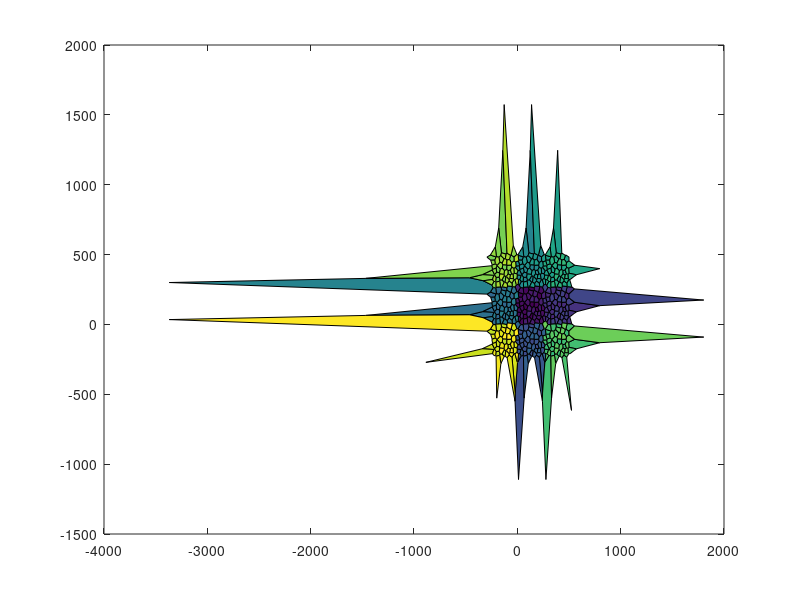
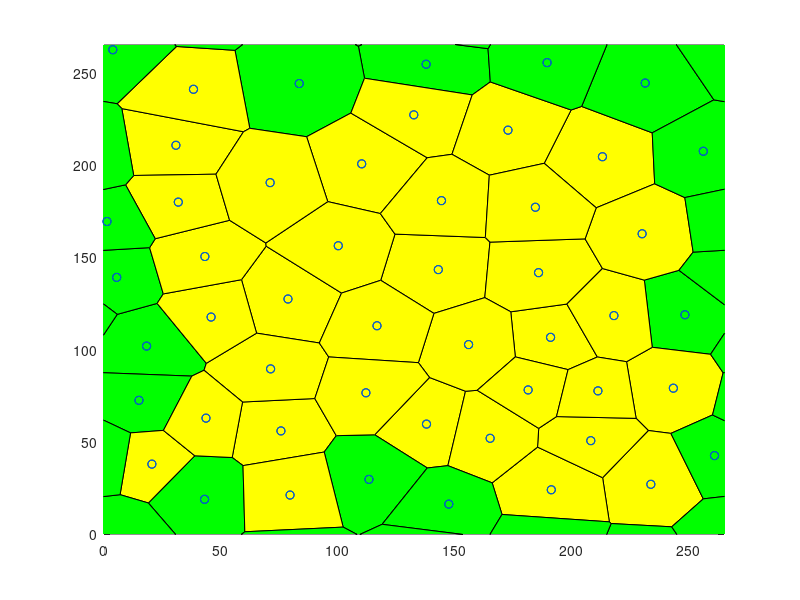

MATLAB code for these plots, in order: (Note: this script raises an error after producing the figures.)
r = 620; % Updated seed to match target
NbPoints = 50; 
limit = 3; 
cpt = 'quadratic';
prefix = 'RFB';
potential = 'ani';

%% Store data in the right folder
close all;
scriptDir = fileparts(mfilename('fullpath'));
projectRoot = fileparts(scriptDir);
outputDir = fullfile(projectRoot, 'input_files');

if ~exist(outputDir, 'dir')
    mkdir(outputDir);
end

%% Parameters
rng(r);
TOTALTIME = 1000.000000;
SEED = 89542;
TIMEINTERVAL = 0.1;
error_tolerance_absolute_mechanical = 0.010000;
TISSUE_EXT_STRESS_X = 0.000000;     %should both be 0 to relax tissue, change before dynamic
TISSUE_EXT_STRESS_Y = 0.000000; 
equilibriumtolerance = 1.000000e-2;
NUCLEATIONBASECRITERIA = false;
Ratio = 10/3;
EpsilonMax = 0.091;
ExternalStressRatio = 0.85;

T1ON = 1; 
APOPTOSISON = 1;
MITOSISON = 0;
WRITEMITOSIS = 1; 
VERBOSEON = 1; 
EQUILIBRIUMMITOSIS = 1; 

%Mysterious Parameters
CELLPRESSURETYPE = cpt;
TCJSTRENGTH = 100;
THETAAN = 3.14 / 2.0 ;    
ANSTRENGTH = 25; 

% --- Standard Constants ---
GAMMA = 10.0;
t0 = 1;
l0 = 25;
% Manually setting K to match your specific target output
LX = 1.5*l0*sqrt(NbPoints);
LY = 1.5*l0*sqrt(NbPoints);
A0 = LX*LY/NbPoints;
K = Ratio * GAMMA/l0;
ALPHAM = GAMMA*t0/l0;               %the paper had 5.5
TISSUE_ALPHA = 10*ALPHAM;
INITIALSTEPSIZE = t0/10000;
MINAREA = A0/100;
MINLENGTH = l0/40;
NEWEDGELENGTH = l0/20;
CURRENTTIME = 0.000000;
KAPPA=(1/100)*0.227*5.502/ALPHAM;
GAMMA0=GAMMA;
Y=1.25*GAMMA/EpsilonMax;
NUCLEATIONTHRESHOLD = 0.95*EpsilonMax*Y;

%% Simulation Detail Parameters
% Calculate Mesh based on A0 and NbPoints to get LX = 167.705098
Mesh = LX;

nomfichier_filename= [prefix '_NbPts_' num2str(NbPoints,'%04d') '_rng_' num2str(r,'%04d') '_pot_' potential '_lim_' num2str(limit, '%2d') '20.txt'];
nomfichier = fullfile(outputDir, nomfichier_filename);

%% Generate Voronoi
fprintf('Writing file: %s\n', nomfichier);
f1=figure();
f2=figure();
Points1=Mesh*rand(NbPoints,2); 

it = 0;
while it < limit
    Pointsa=Points1+Mesh*[ones(NbPoints,1) zeros(NbPoints,1)];
    Pointsb=Points1-Mesh*[zeros(NbPoints,1) ones(NbPoints,1)];
    Pointsc=Points1-Mesh*[ones(NbPoints,1) zeros(NbPoints,1)];
    Pointsd=Points1+Mesh*[zeros(NbPoints,1) ones(NbPoints,1)];
    Pointse=Points1+Mesh*[ones(NbPoints,1) ones(NbPoints,1)];
    Pointsf=Points1+Mesh*[ones(NbPoints,1) -ones(NbPoints,1)];
    Pointsg=Points1+Mesh*[-ones(NbPoints,1) ones(NbPoints,1)];
    Pointsh=Points1+Mesh*[-ones(NbPoints,1) -ones(NbPoints,1)];
    Pointst=[Points1; Pointsa; Pointsb; Pointsc; Pointsd; Pointse; Pointsf; Pointsg; Pointsh];
    
    [v,c]=voronoin(Pointst);
    
    centroids = zeros(NbPoints,2);
    centroidcount = 0;
   
    for i = 1:length(c)
        signedarea = 0;
        centroidx = 0;
        centroidy = 0;
        if (all(c{i}~=1))
            for s = 1:length(c{i})
                if s == length(c{i}) 
                    signedarea = signedarea + v(c{i}(s),1)*v(c{i}(1),2) - v(c{i}(1),1)*v(c{i}(s),2);
                else
                    signedarea = signedarea + v(c{i}(s),1)*v(c{i}(s+1),2) - v(c{i}(s+1),1)*v(c{i}(s),2);
                end
            end
            signedarea = .5*signedarea;
            for j = 1:length(c{i})
                if j == length(c{i})
                    centroidx = centroidx + (v(c{i}(j),1)+v(c{i}(1),1))*(v(c{i}(j),1)*v(c{i}(1),2) - v(c{i}(1),1)*v(c{i}(j),2));
                    centroidy = centroidy + (v(c{i}(j),2)+v(c{i}(1),2))*(v(c{i}(j),1)*v(c{i}(1),2) - v(c{i}(1),1)*v(c{i}(j),2));
                    
                else
                    centroidx = centroidx + (v(c{i}(j),1)+v(c{i}(j+1),1))*(v(c{i}(j),1)*v(c{i}(j+1),2) - v(c{i}(j+1),1)*v(c{i}(j),2));
                    centroidy = centroidy + (v(c{i}(j),2)+v(c{i}(j+1),2))*(v(c{i}(j),1)*v(c{i}(j+1),2) - v(c{i}(j+1),1)*v(c{i}(j),2));
                end
            end
            centroidx = (1/(6*signedarea))*centroidx;
            centroidy = (1/(6*signedarea))*centroidy;
            if centroidx > 0 && centroidx < Mesh && centroidy > 0 && centroidy < Mesh
                centroidcount = centroidcount + 1;
                centroids(centroidcount,:) = [centroidx centroidy];
            end
        end
    end
    it = it + 1;
    Points1 = centroids;
end

%% Representation of the result
 set(0,'CurrentFigure',f1);
 plot(Points1(:,1),Points1(:,2),'r+');
 set(0,'CurrentFigure',f2);
 plot(Points1(:,1),Points1(:,2),'r+');
 hold on
 for i = 1:length(c)
     if (all(c{i}~=1))
         set(0,'CurrentFigure',f1)
         patch(v(c{i},1),v(c{i},2),i)
     end
     IN=(all(v(c{i},1)>0)&all(v(c{i},1)<Mesh)&all(v(c{i},2)>0)&all(v(c{i},2)<Mesh));
     IN2=(any(v(c{i},1)>0)&any(v(c{i},1)<Mesh)&any(v(c{i},2)>0)&any(v(c{i},2)<Mesh))&(~IN);
     if (all(c{i}~=1)&&IN)
         set(0,'CurrentFigure',f2)
         patch(v(c{i},1),v(c{i},2),'y'); 
     end
     if (all(c{i}~=1)&&(IN2))
         set(0,'CurrentFigure',f2)
         patch(v(c{i},1),v(c{i},2),'g');
     end
 end
 set(0,'CurrentFigure',f2)
 xlim([0 Mesh]);
 ylim([0 Mesh]);
 plot(Points1(:,1),Points1(:,2),'bo');
 scatter(centroids(:,1),centroids(:,2),'r+')

for i = 1:length(c)
    INGLOBAL=any((v(c{i},1)>0)&v(c{i},1)<Mesh&v(c{i},2)>0&v(c{i},2)<Mesh);
    if INGLOBAL
        ListVertex=c{i};
        area=0;
        for k=1:length(c{i})
            kplus=mod(k,length(c{i}))+1;
            area=area+v(c{i}(k),1)*v(c{i}(kplus),2)-v(c{i}(kplus),1)*v(c{i}(k),2);
        end
        if(area<0)    c{i}=fliplr(c{i}); end
    end
end

%% Export to a file (EXACT MATCH TO TARGET VALUES)
fid=fopen(nomfichier,'wt');
fprintf(fid, 'Voronoi Tesselation Data: \n');
fprintf(fid, 'NumbCells %d \t rng %d \n', NbPoints, r);
fprintf(fid, 'ratio pressure to tension\t%f\n', Ratio);
fprintf(fid, 'Global:\n');
fprintf(fid, 'LX\t%f\nLY\t%f\n', Mesh, Mesh);
fprintf(fid, 'A0\t%f\n', A0);
fprintf(fid, 'SEED\t%d\n', SEED);
fprintf(fid, 'TIMEINTERVAL\t%f\n', TIMEINTERVAL);
fprintf(fid, 'MINAREA\t%f\n', MINAREA);
fprintf(fid, 'MINLENGTH\t%f\n', MINLENGTH);
fprintf(fid, 'NEWEDGELENGTH\t%f\n', NEWEDGELENGTH);
fprintf(fid, 'K\t%f\n', K);
fprintf(fid, 'GAMMA\t%f\n', GAMMA);
fprintf(fid, 'TOTALTIME\t%f\n', TOTALTIME);
fprintf(fid, 'CURRENTTIME\t%f\n', CURRENTTIME);
fprintf(fid, 'VERBOSEON\t%d\n', VERBOSEON);
fprintf(fid, 'INITIALSTEPSIZE\t%f\n', INITIALSTEPSIZE);
fprintf(fid, 'error_tolerance_absolute_mechanical\t%f\n', error_tolerance_absolute_mechanical);
% Format TISSUE_ALPHA to 2 decimal places as per target
fprintf(fid, 'TISSUE_ALPHA\t%2.2f\n', TISSUE_ALPHA);
fprintf(fid, 'ALPHAM\t%f\n', ALPHAM);
fprintf(fid, 'TISSUE_EXT_STRESS_X\t%f\n', TISSUE_EXT_STRESS_X);
fprintf(fid, 'TISSUE_EXT_STRESS_Y\t%f\n', TISSUE_EXT_STRESS_Y);
fprintf(fid, 'equilibriumtolerance\t%e\n', equilibriumtolerance);
fprintf(fid, 'NUCLEATIONTHRESHOLD\t%f\n', NUCLEATIONTHRESHOLD);
fprintf(fid, 'NUCLEATIONBASECRITERIA\t%d\n', NUCLEATIONBASECRITERIA);
fprintf(fid, 'KAPPA\t%f\n', KAPPA);
fprintf(fid, 'Y\t%f\n', Y);
fprintf(fid, 'EpsilonMax\t%f\n', EpsilonMax);
fprintf(fid, 'ExternalStressRatio\t%f\n', ExternalStressRatio);
fprintf(fid, 'endGlobal\n');

fprintf(fid, 'Vertices\n');
fprintf(fid, 'id\tx\ty\n');

NbVertex=0;
CentralVertices=zeros(length(v),2);
for i = 2:length(v)   
    if(v(i,1)>0&&v(i,1)<Mesh&&v(i,2)>0&&v(i,2)<Mesh)
        fprintf(fid,'%d',i);
        fprintf(fid,'\t %2.4f',v(i,1));
        fprintf(fid,'\t %2.4f',v(i,2));
        fprintf(fid,'\n');
        NbVertex=NbVertex+1;
        CentralVertices(NbVertex,1)=v(i,1);
        CentralVertices(NbVertex,2)=v(i,2);
    end
end

CentralVertices=CentralVertices(1:NbVertex,1:2);
EqVertex=zeros(NbVertex,1);

for i = 2:length(v)
    vcorrige=zeros(1,2);
    vtest=v(i,:);
    if (vtest(1)>0&&vtest(1)<Mesh&&vtest(2)>0&&vtest(2)<Mesh) vcorrige=vtest;end
    vtest=v(i,:)-Mesh*[1 0];
    if (vtest(1)>0&&vtest(1)<Mesh&&vtest(2)>0&&vtest(2)<Mesh) vcorrige=vtest;  end
    vtest=v(i,:)-Mesh*[0 1];
    if (vtest(1)>0&&vtest(1)<Mesh&&vtest(2)>0&&vtest(2)<Mesh) vcorrige=vtest;  end
    vtest=v(i,:)+Mesh*[1 0];
    if (vtest(1)>0&&vtest(1)<Mesh&&vtest(2)>0&&vtest(2)<Mesh) vcorrige=vtest;  end
    vtest=v(i,:)+Mesh*[0 1];
    if (vtest(1)>0&&vtest(1)<Mesh&&vtest(2)>0&&vtest(2)<Mesh) vcorrige=vtest;  end
    vtest=v(i,:)-Mesh*[1 1];
    if (vtest(1)>0&&vtest(1)<Mesh&&vtest(2)>0&&vtest(2)<Mesh) vcorrige=vtest;  end
    vtest=v(i,:)-Mesh*[1 -1];
    if (vtest(1)>0&&vtest(1)<Mesh&&vtest(2)>0&&vtest(2)<Mesh) vcorrige=vtest;  end
    vtest=v(i,:)+Mesh*[1 1];
    if (vtest(1)>0&&vtest(1)<Mesh&&vtest(2)>0&&vtest(2)<Mesh) vcorrige=vtest;  end
    vtest=v(i,:)+Mesh*[1 -1];
    if (vtest(1)>0&&vtest(1)<Mesh&&vtest(2)>0&&vtest(2)<Mesh) vcorrige=vtest;  end
    
    column=find(all(abs((repmat(vcorrige,size(v,1),1))'-v')<0.000001));
    if(~isempty(column))
        EqVertex(i)=column;
    end
end

fprintf(fid, 'Edges\n');
fprintf(fid, 'id\tvertex1\tvertex2\txflag\tyflag\n');
NbEdgeMax=3*NbVertex; 
Edges.Vertices=zeros(NbEdgeMax,2);
Edges.Crossx12=zeros(NbEdgeMax,1);
Edges.Crossx21=zeros(NbEdgeMax,1);
Edges.Crossy12=zeros(NbEdgeMax,1);
Edges.Crossy21=zeros(NbEdgeMax,1);

EdgeIncrement=0; 
for i = 1:length(c) 
    INGLOBAL=any( (v(c{i},1)>0) & v(c{i},1)<Mesh & v(c{i},2)>0 & v(c{i},2)<Mesh);
    if INGLOBAL 
        ListVertex=c{i}; 
        for j=1:length(ListVertex) 
            testdejainscrit=0;
            for k=1:EdgeIncrement
                if ((EqVertex((ListVertex(j)))==Edges.Vertices(k,1)...
                        &&EqVertex(ListVertex(mod(j,length(ListVertex))+1))==Edges.Vertices(k,2))...
                        ||...
                        (EqVertex(ListVertex(j))==Edges.Vertices(k,2)...
                        &&EqVertex(ListVertex(mod(j,length(ListVertex))+1))==Edges.Vertices(k,1)))
                    testdejainscrit=1;
                else
                end
            end
            if(~testdejainscrit)
                EdgeIncrement=EdgeIncrement+1;
                Edges.Vertices(EdgeIncrement,1)=EqVertex(ListVertex(j)); 
                Edges.Vertices(EdgeIncrement,2)=EqVertex(ListVertex(mod(j,length(ListVertex))+1)); 
                Vertex1encours=ListVertex(j);
                Vertex1encourseq=EqVertex(ListVertex(j));
                Vertex2encours=ListVertex(mod(j,length(ListVertex))+1);
                Vertex2encourseq=EqVertex(ListVertex(mod(j,length(ListVertex))+1));
                
                fprintf(fid,'%d',EdgeIncrement);
                fprintf(fid,'\t %d', Edges.Vertices(EdgeIncrement,1));
                fprintf(fid,'\t %d', Edges.Vertices(EdgeIncrement,2));
                
                VertexCross21=(EqVertex(ListVertex(j))~=ListVertex(j))&&(EqVertex(ListVertex(mod(j,length(ListVertex))+1))==ListVertex(mod(j,length(ListVertex))+1));
                VertexCross12=(EqVertex(ListVertex(j))==ListVertex(j))&&(EqVertex(ListVertex(mod(j,length(ListVertex))+1))~=ListVertex(mod(j,length(ListVertex))+1));
                
                if((EqVertex(ListVertex(j))~=ListVertex(j))&&(EqVertex(ListVertex(mod(j,length(ListVertex))+1))==ListVertex(mod(j,length(ListVertex))+1)))
                    if(v(ListVertex(j),1)<0) Edges.Crossx12(EdgeIncrement)=1; end
                    if(v(ListVertex(j),1)>Mesh) Edges.Crossx21(EdgeIncrement)=1; end
                    if(v(ListVertex(j),2)<0) Edges.Crossy12(EdgeIncrement)=1; end
                    if(v(ListVertex(j),2)>Mesh) Edges.Crossy21(EdgeIncrement)=1; end
                end
                if((EqVertex(ListVertex(j))==ListVertex(j))&&(EqVertex(ListVertex(mod(j,length(ListVertex))+1))~=ListVertex(mod(j,length(ListVertex))+1)))
                    if(v(ListVertex(mod(j,length(ListVertex))+1),1)<0) Edges.Crossx21(EdgeIncrement)=1; end
                    if(v(ListVertex(mod(j,length(ListVertex))+1),1)>Mesh) Edges.Crossx12(EdgeIncrement)=1; end
                    if(v(ListVertex(mod(j,length(ListVertex))+1),2)<0) Edges.Crossy21(EdgeIncrement)=1; end
                    if(v(ListVertex(mod(j,length(ListVertex))+1),2)>Mesh) Edges.Crossy12(EdgeIncrement)=1; end
                end
                
                if((EqVertex(ListVertex(j))~=ListVertex(j))&&(EqVertex(ListVertex(mod(j,length(ListVertex))+1))~=ListVertex(mod(j,length(ListVertex))+1)))
                    v1=v(ListVertex(j),:);
                    v2=v(ListVertex(mod(j,length(ListVertex))+1),:);
                    eqv1=v(EqVertex(ListVertex(j)),:);
                    eqv2=v(EqVertex(ListVertex(mod(j,length(ListVertex))+1)),:);
                    if(v2(1)>v1(1))&&(eqv2(1)<eqv1(1)) Edges.Crossx12(EdgeIncrement)=1; end
                    if(v2(1)<v1(1))&&(eqv2(1)>eqv1(1)) Edges.Crossx21(EdgeIncrement)=1; end
                    if (v2(2)>v1(2))&&(eqv2(2)<eqv1(2))Edges.Crossy12(EdgeIncrement)=1; end
                    if (v2(2)<v1(2))&&(eqv2(2)>eqv1(2)) Edges.Crossy21(EdgeIncrement)=1; end
                end
                
                newxflag=0;
                newyflag=0;
                if ( (Edges.Crossx12(EdgeIncrement)==1) || (Edges.Crossx21(EdgeIncrement)==1) )
                    newxflag=1;
                end
                if ( (Edges.Crossy12(EdgeIncrement)==1) || (Edges.Crossy21(EdgeIncrement)==1) )
                    newyflag=1;
                end
                
                fprintf(fid,'\t %d \t %d \n', newxflag, newyflag);
                
            end
        end
    end
end

%% Then we go to the cells
cinside=cell(length(c),1);
CellIncrement=0;
for i=1:length(c)
    INGLOBAL=any((v(c{i},1)>0)&v(c{i},1)<Mesh&v(c{i},2)>0&v(c{i},2)<Mesh);
    if INGLOBAL
        CellIncrement=CellIncrement+1;
        cinside{CellIncrement}=EqVertex(c{i});
    end
end
NbCellsInside=CellIncrement;
cinside=cinside(1:NbCellsInside);
cinside2=cell(NbCellsInside,1);
CellIncrement=0;
for i=1:NbCellsInside
    dejavu=false;
    for j=1:i-1
        if ((length(cinside{i})==length(cinside{j}))&&all(sort(cinside{i})==sort(cinside{j}))) dejavu=true; end
    end
    if (~dejavu) CellIncrement=CellIncrement+1;cinside2{CellIncrement}=cinside{i}; end
end
cinside2=cinside2(1:CellIncrement);

fprintf(fid, 'Cells\n');
if (strcmp(potential,'tcj'))
    fprintf(fid, 'id\tA0\tEdgeNumb\tEdgeList\tPotential\tTCJStrength\tCellPressureType\n');
else
    fprintf(fid, 'id\tA0\tEdgeNumb\tEdgeList\tPotential\tTCJStrength\tThetaAn\tAnStrength\tCellPressureType\n');
end
for i=1:length(cinside2)
    A0_Cell = normrnd(A0, 200); % Using new A0
    ListVertex=c{i};
    fprintf(fid,'%d\t%f\t%d\t',i, A0_Cell, length(ListVertex));
    for j=1:length(ListVertex)
        NumeroEdge=0;
        for k=1:EdgeIncrement
            if (EqVertex((ListVertex(j)))==Edges.Vertices(k,1)...
                    &&EqVertex(ListVertex(mod(j,length(ListVertex))+1))==Edges.Vertices(k,2))
                NumeroEdge=k;
            end 
            if(EqVertex(ListVertex(j))==Edges.Vertices(k,2)...
                    &&EqVertex(ListVertex(mod(j,length(ListVertex))+1))==Edges.Vertices(k,1))
                NumeroEdge=k; 
            end
        end
        fprintf(fid,'%d,',NumeroEdge);
    end
    if (strcmp(potential, 'tcj'))
        fprintf(fid,'\t%s\t%f\t%s\n', potential, TCJSTRENGTH,CELLPRESSURETYPE);
    else
        fprintf(fid,'\t%s\t%f\t%f\t%f\t%s\n', potential, TCJSTRENGTH, THETAAN, ANSTRENGTH,CELLPRESSURETYPE);
    end
end
fprintf(fid, 'End\n');
fclose(fid);

% Visualization directory

visualizationDir = fullfile(projectRoot,"visualization_files",erase(nomfichier_filename,".txt") + "_visualization");
if ~exist(visualizationDir, 'dir')
    mkdir(visualizationDir); 
end
